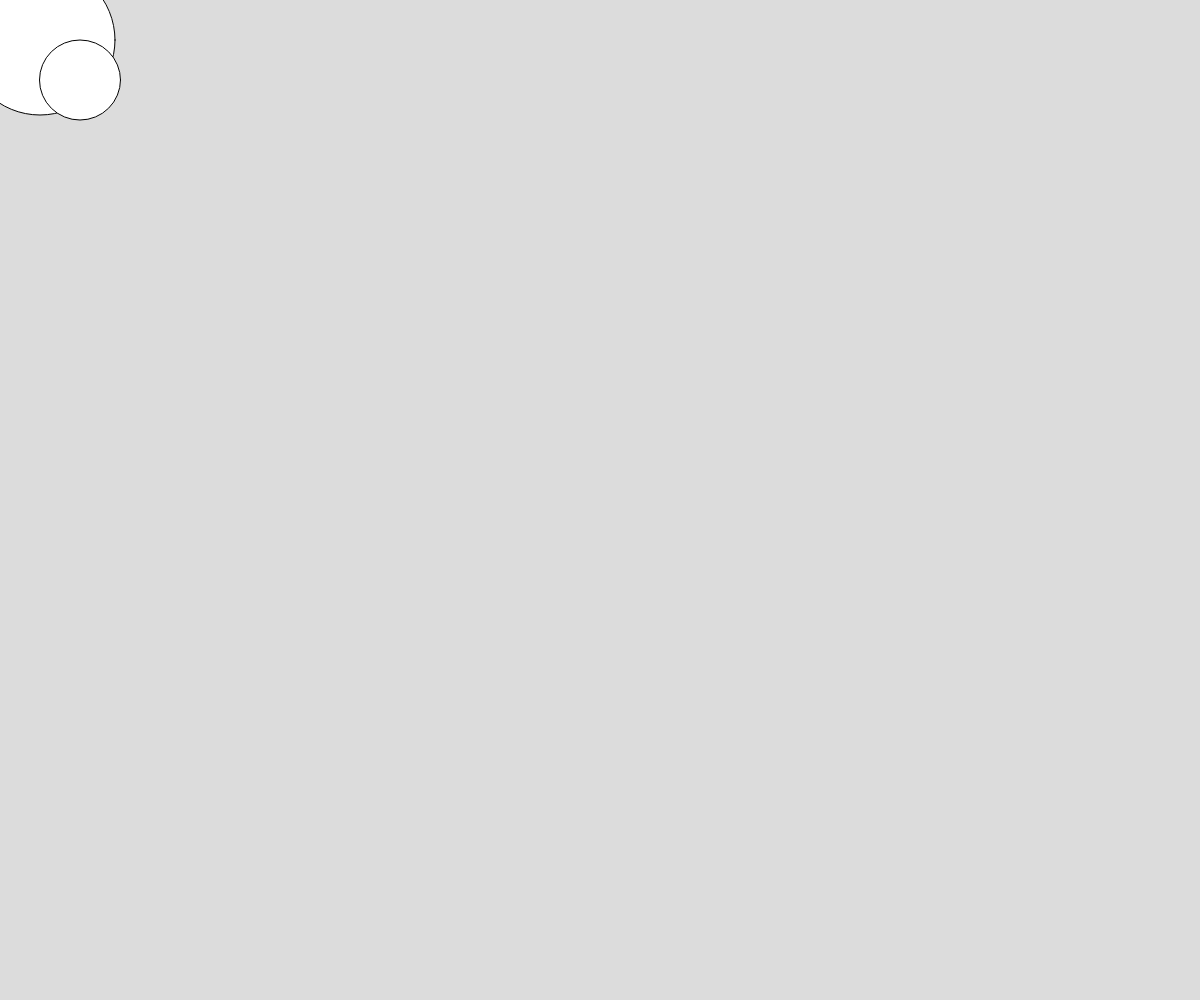
Frame 1 (no input)
Frame 60 (no input): identical to frame 1, image omitted
Frame 120 (the mouse pressed at the canvas centre since frame 60): identical to frame 1, image omitted

The p5.js sketch that drew this single still picture (run headless with seeded random() and noise() and a simulated clock; from frame 60 on, the mouse is pressed at the canvas centre):

// p5.js sketch
// ── sketch.js
function setup() {
  createCanvas(windowWidth, windowHeight);
}

function draw() {
  background(220);
  rect(0,0,100,100);

  rect(0,0,100,100);
  
  ellipse(40, 40, 150, 150);

  ellipse(80,80,81,80);
 
}
